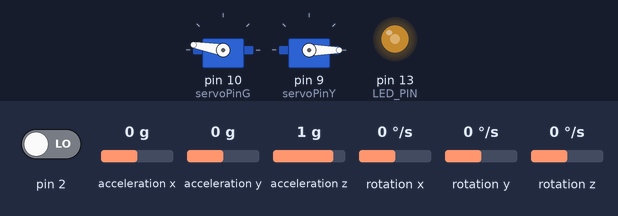
A sketch run on a simulated Arduino Uno, built with avr-gcc and run on an emulated ATmega328P. Shown: 2 × servo, output pins drawn as LEDs (lit = HIGH). The test bench sets the inputs (shaded band); at power-on: acceleration y 0 g, pin 2 LOW, acceleration z 1 g, acceleration x 0 g, rotation x 0 °/s, rotation y 0 °/s, rotation z 0 °/s. The sensor or clock chip raises its interrupt line as the real part does.

Above: at 1.7 s.
1.8 s: acceleration y set to -0.8 g
At 2.5 s:
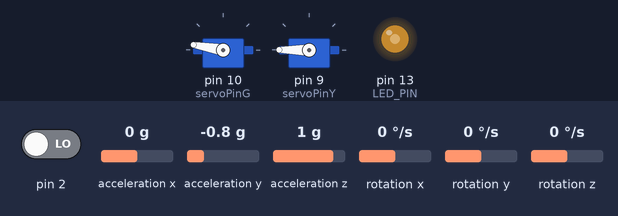
3.6 s: pin 2 driven HIGH
At 4.1 s:
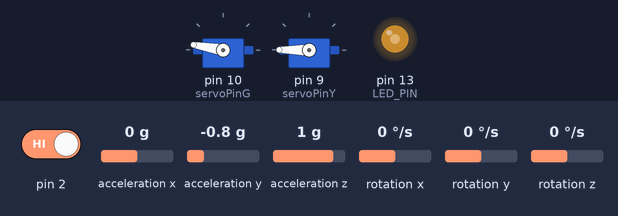
5.1 s: acceleration z set to 0.8 g
At 7.87 s:
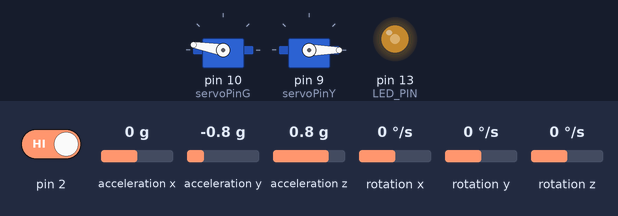
8.1 s: acceleration x set to 0.8 g
At 9.6 s:
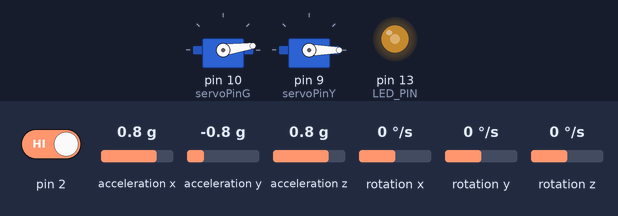
9.9 s: acceleration x set to 0 g
At 10.36 s:
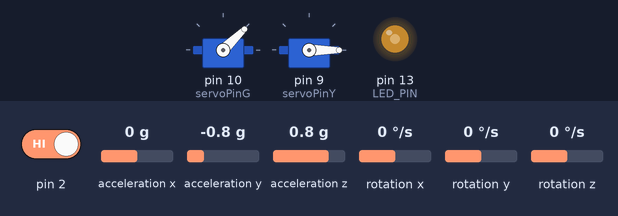
12.9 s: acceleration z set to -1.4 g
Timing chart, 0 to 47.2 s (numbered marks = the images above; inputs shaded):
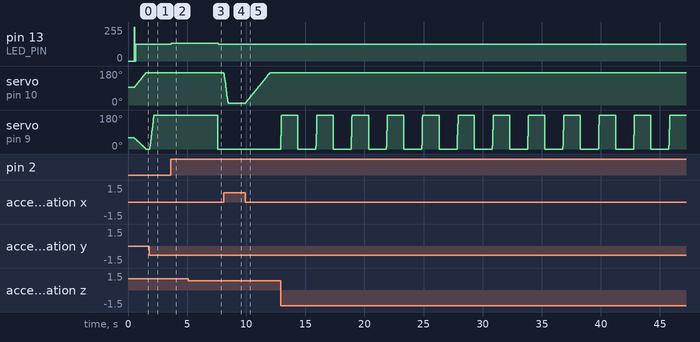

The sketch:

good2.ino
```cpp
// (licence header left out)
#include <Servo.h>

int servoPinG = 10;
int servoPinY = 9;

Servo servoG, servoY;

int aG = 1500, aY = 1150;


#include "I2Cdev.h"

#include "MPU6050_6Axis_MotionApps20.h"

#if I2CDEV_IMPLEMENTATION == I2CDEV_ARDUINO_WIRE
    #include "Wire.h"
#endif


MPU6050 mpu;

#define LED_PIN 13 // (Arduino is 13, Teensy is 11, Teensy++ is 6)
bool blinkState = false;

// MPU control/status vars
bool dmpReady = false;  // set true if DMP init was successful
uint8_t mpuIntStatus;   // holds actual interrupt status byte from MPU
uint8_t devStatus;      // return status after each device operation (0 = success, !0 = error)
uint16_t packetSize;    // expected DMP packet size (default is 42 bytes)
uint16_t fifoCount;     // count of all bytes currently in FIFO
uint8_t fifoBuffer[64]; // FIFO storage buffer

// orientation/motion vars
Quaternion q;           // [w, x, y, z]         quaternion container
VectorFloat gravity;    // [x, y, z]            gravity vector
float ypr[3];           // [yaw, pitch, roll]   yaw/pitch/roll container and gravity vector


// ================================================================
// ===               INTERRUPT DETECTION ROUTINE                ===
// ================================================================

volatile bool mpuInterrupt = false;     // indicates whether MPU interrupt pin has gone high
void dmpDataReady() {
    mpuInterrupt = true;
}


// ================================================================
// ===                      INITIAL SETUP                       ===
// ================================================================

void setup() {


    servoG.attach(servoPinG);
    servoG.writeMicroseconds(aG);
    servoY.attach(servoPinY);
    servoY.writeMicroseconds(aY);


    // join I2C bus (I2Cdev library doesn't do this automatically)
    #if I2CDEV_IMPLEMENTATION == I2CDEV_ARDUINO_WIRE
        Wire.begin();
        TWBR = 24; // 400kHz I2C clock (200kHz if CPU is 8MHz)
    #elif I2CDEV_IMPLEMENTATION == I2CDEV_BUILTIN_FASTWIRE
        Fastwire::setup(400, true);
    #endif


    mpu.initialize();
    devStatus = mpu.dmpInitialize();

    // supply your own gyro offsets here, scaled for min sensitivity
    mpu.setXGyroOffset(220);
    mpu.setYGyroOffset(76);
    mpu.setZGyroOffset(-85);
    mpu.setZAccelOffset(1788); // 1688 factory default for my test chip

    // make sure it worked (returns 0 if so)
    if (devStatus == 0) {
        // turn on the DMP, now that it's ready
        mpu.setDMPEnabled(true);

        // enable Arduino interrupt detection
        attachInterrupt(0, dmpDataReady, RISING);
        mpuIntStatus = mpu.getIntStatus();

        // set our DMP Ready flag so the main loop() function knows it's okay to use it
        dmpReady = true;

        // get expected DMP packet size for later comparison
        packetSize = mpu.dmpGetFIFOPacketSize();
    } else {

    }

    // configure LED for output
    pinMode(LED_PIN, OUTPUT);
}


// ================================================================
// ===                    MAIN PROGRAM LOOP                     ===
// ================================================================

void loop() {
    // if programming failed, don't try to do anything
    if (!dmpReady) return;

    // wait for MPU interrupt or extra packet(s) available
    while (!mpuInterrupt && fifoCount < packetSize) {

    }

    // reset interrupt flag and get INT_STATUS byte
    mpuInterrupt = false;
    mpuIntStatus = mpu.getIntStatus();

    // get current FIFO count
    fifoCount = mpu.getFIFOCount();

    // check for overflow (this should never happen unless our code is too inefficient)
    if ((mpuIntStatus & 0x10) || fifoCount == 1024) {
        // reset so we can continue cleanly
        mpu.resetFIFO();

    // otherwise, check for DMP data ready interrupt (this should happen frequently)
    } else if (mpuIntStatus & 0x02) {
        // wait for correct available data length, should be a VERY short wait
        while (fifoCount < packetSize) fifoCount = mpu.getFIFOCount();

        // read a packet from FIFO
        mpu.getFIFOBytes(fifoBuffer, packetSize);

        // track FIFO count here in case there is > 1 packet available
        // (this lets us immediately read more without waiting for an interrupt)
        fifoCount -= packetSize;

        mpu.dmpGetQuaternion(&q, fifoBuffer);
        mpu.dmpGetGravity(&gravity, &q);
        mpu.dmpGetYawPitchRoll(ypr, &q, &gravity);
        int c1 = ypr[1] * 180/M_PI;
        int c2 = ypr[2] * 180/M_PI;
        if (aG - (c1 - 5.5) * 1.5 < 2300 && aG - (c1 - 5.5) * 1.5 > 600) aG -= (c1 - 5.5) * 1.5;
        aY -= (c2 - (-3.5)) * 1.5;
        servoG.writeMicroseconds(aG);
        servoY.writeMicroseconds(aY);

        // blink LED to indicate activity
        blinkState = !blinkState;
        digitalWrite(LED_PIN, blinkState);
    }
}
```

Measured:
- the behaviour switches between 1 and 0.9 g on acceleration z (found by bisection; images 2 and 3)
- after the input at 1.8 s, servo on pin 9 (servoPinY): moves from 0° to 180° over 0.35 s, starting at once
- after the input at 3.6 s, pin 13 (LED_PIN): 127/255 → 133/255 at once
- after the input at 5.1 s, pin 13 (LED_PIN): 133/255 → 127/255 after 2.5 s; servo on pin 9 (servoPinY): 180° → 0° after 2.5 s
- after the input at 8.1 s, servo on pin 10 (servoPinG): moves from 170° to 8° over 0.36 s, starting at once
- after the input at 9.9 s, servo on pin 10 (servoPinG): moves from 8° to 170° over 2.1 s, starting at once
